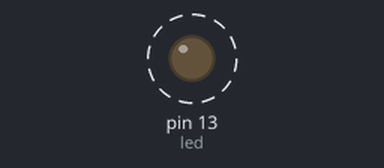
This sketch was run on a simulated Arduino Uno, built with avr-gcc and run on an emulated ATmega328P. Shown: output pins drawn as LEDs (lit = HIGH). Dashed ring = blinking.

Above: at 0.19 s.
Timing chart, 0 to 3.6 s (numbered marks = the images above):
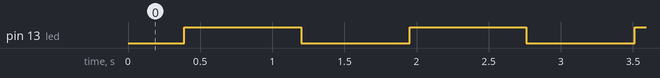

The sketch:

16_Aplicaci_n_PWM.ino
```cpp
int led = 13;
int brightness = 0;
int fadeAmount = 10;
void setup() {
  pinMode(led, OUTPUT);
}
void loop() {
  // set the brightness of pin 9:
  analogWrite(led, brightness);
  brightness = brightness + fadeAmount;
  if (brightness <= 0 || brightness >= 255) {
    fadeAmount = -fadeAmount;
  }
  // wait for 30 milliseconds to see the dimming effect
  delay(30);
}
```

Measured:
- by itself, pin 13 (led): alternates HIGH for 0.81 s and LOW for 0.75 s
